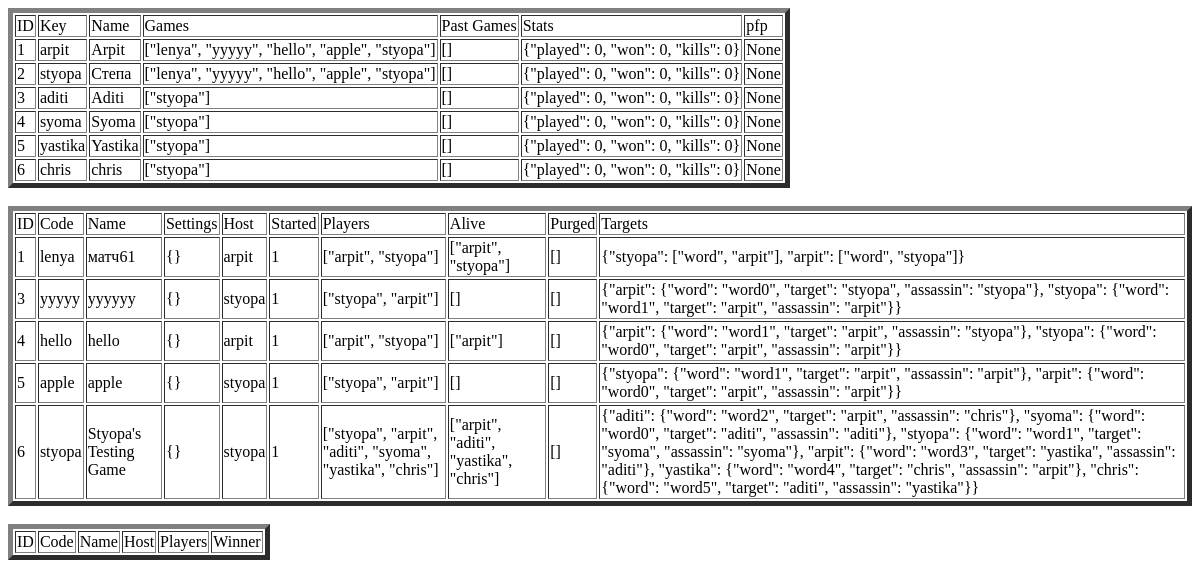
The page /debug/ on the database as committed earlier.
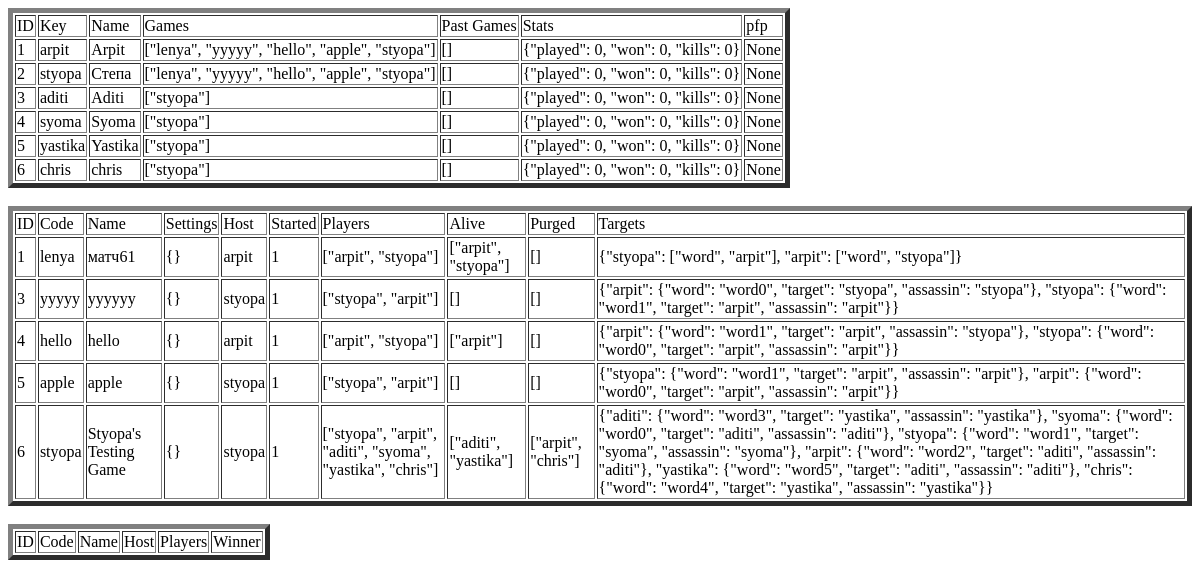
The same page on the database as committed later.
### tables this page shows
CREATE TABLE Players (     id INTEGER PRIMARY KEY AUTOINCREMENT,     key TEXT NOT NULL,     name TEXT NOT NULL,     games TEXT NOT NULL,     pastGames TEXT NOT NULL,     stats TEXT NOT NULL,     pfpPath TEXT);

CREATE TABLE Games (     id INTEGER PRIMARY KEY AUTOINCREMENT,     code TEXT NOT NULL,     name TEXT NOT NULL,    settings TEXT NOT NULL,     host TEXT NOT NULL,     started BOOLEAN NOT NULL CHECK (started IN (0,1)),     players TEXT NOT NULL,     alive TEXT NOT NULL,     purged TEXT NOT NULL,     targets TEXT NOT NULL);

### app.py (the view)
@app.route('/debug/')
def debug():
    with sqlite3.connect("database.db") as con:
        con.row_factory = sqlite3.Row
        cur = con.cursor()
        cur.execute("SELECT * from Players")
        playerRows = cur.fetchall()   #rows of the Players table
        cur.execute("SELECT * from Games")
        gameRows = cur.fetchall()   #rows of the Games table
        cur.execute("SELECT * from pastGames")
        pastRows = cur.fetchall()   #rows of the pastGames table
    return render_template('debug.html', playerRows = playerRows, gameRows = gameRows, pastRows=pastRows)

### templates/debug.html (shortened to what this page needs)
<!DOCTYPE html>
<html lang="en">
<head>
</head>
<body>
    <table border=5>
        <thead>
        <td>ID</td>
        <td>Key</td>
        <td>Name</td>
        <td>Games</td>
        <td>Past Games</td>
        <td>Stats</td>
        <td>pfp</td>
        </thead>
        {% for row in playerRows %}
        <tr>
        <td>{{row["id"]}}</td>
        <td>{{row["key"]}}</td>
        <td>{{row["name"]}}</td>
        <td>{{row["games"]}}</td>
        <td>{{row["pastGames"]}}</td>
        <td>{{row["stats"]}}</td>
        <td>{{row["pfpPath"]}}</td>
        </tr>
        {% endfor %}
        </table>
        <br>
        <table border=5>
            <thead>
            <td>ID</td>
            <td>Code</td>
            <td>Name</td>
            <td>Settings</td>
            <td>Host</td>
            <td>Started</td>
            <td>Players</td>
            <td>Alive</td>
            <td>Purged</td>
            <td>Targets</td>
            </thead>
            {% for row in gameRows %}
            <tr>
            <td>{{row["id"]}}</td>
            <td>{{row["code"]}}</td>
            <td>{{row["name"]}}</td>
            <td>{{row["settings"]}}</td>
            <td>{{row["host"]}}</td>
            <td>{{row["started"]}}</td>
            <td>{{row["players"]}}</td>
            <td>{{row["alive"]}}</td>
            <td>{{row["purged"]}}</td>
            <td>{{row["targets"]}}</td>
            </tr>
            {% endfor %}
            </table>
            <br>
            <table border=5>
                <thead>
                <td>ID</td>
                <td>Code</td>
                <td>Name</td>
                <td>Host</td>
                <td>Players</td>
                <td>Winner</td>
                </thead>
                </table>
</body>
</html>

Rows that differ between the two databases and show on the page:
changed Games "Styopa's Testing Game": alive "[\"arpit\", \"aditi\", \"yastika\", \"chris\"]" → "[\"aditi\", \"yastika\"]"; purged "[]" → "[\"arpit\", \"chris\"]"; targets "{\"aditi\": {\"word\": \"word2\", \"target\": \"arpit\", \"assassin\": \"chris\"}, \"syoma\": {\"word\": \"word0\", \"target\": \"aditi\", \"assassin\": \"aditi\"}, \"styopa\": {\"word\": \"word1\", \"target\": \"syoma\", \"assassin\": \"syoma\"}, \"arpit\": {\"word\": \"word3\", \"target\": \"yastika\", \"assassin\": \"aditi\"}, \"yastika\": {\"word\": \"word4\", \"target\": \"chris\", \"assassin\": \"arpit\"}, \"chris\": {\"word\": \"word5\", \"target\": \"aditi\", \"assassin\": \"yastika\"}}" → "{\"aditi\": {\"word\": \"word3\", \"target\": \"yastika\", \"assassin\": \"yastika\"}, \"syoma\": {\"word\": \"word0\", \"target\": \"aditi\", \"assassin\": \"aditi\"}, \"styopa\": {\"word\": \"word1\", \"target\": \"syoma\", \"assassin\": \"syoma\"}, \"arpit\": {\"word\": \"word2\", \"target\": \"aditi\", \"assassin\": \"aditi\"}, \"yastika\": {\"word\": \"word5\", \"target\": \"aditi\", \"assassin\": \"aditi\"}, \"chris\": {\"word\": \"word4\", \"target\": \"yastika\", \"assassin\": \"yastika\"}}"
